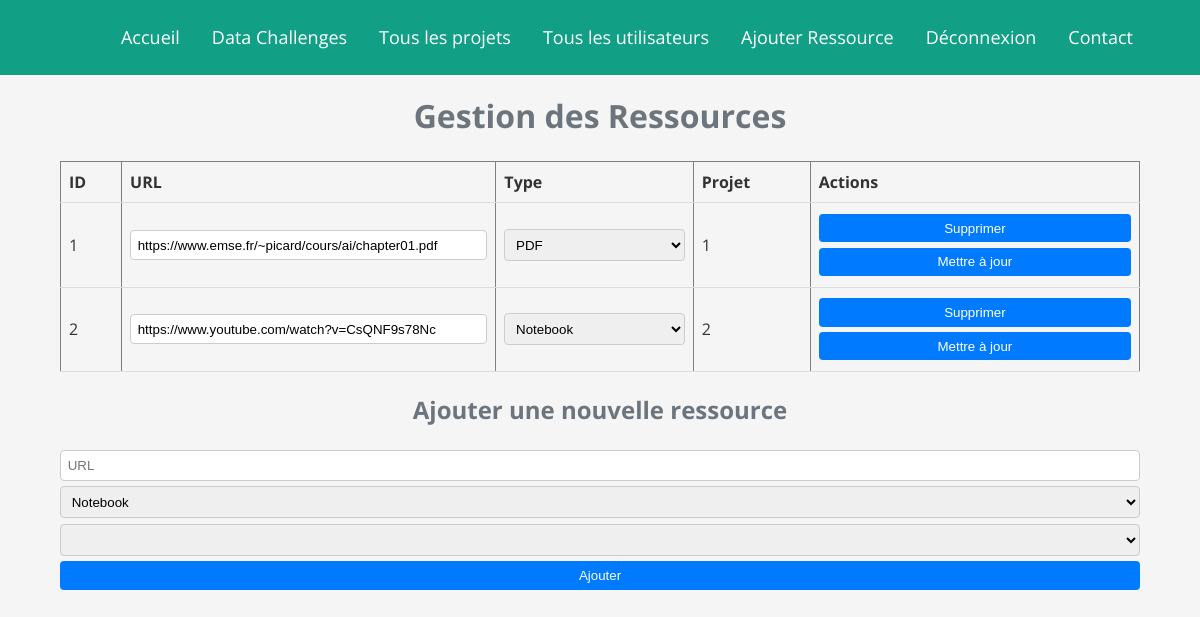
Screenshot of /php/modifRessource.php (signed in) with the database file from the repository.
### tables this page shows
CREATE TABLE Ressources (
    ID INT AUTO_INCREMENT PRIMARY KEY,
    URL VARCHAR(255),
    Type ENUM('Notebook', 'PDF', 'HTML', 'Video', 'etc'),
    ID_Projet INT,
    FOREIGN KEY (ID_Projet) REFERENCES Projets(ID)
);

### src/controllers/admin_controller.php (called while the page is built, shortened)
<?php
require_once __DIR__ . '/../classes/Database.php';
class AdminController extends GestionnaireController{
    public function __construct() {
        $db = new Database();
        $this->conn = $db->connect();
    }
    public function getAllResources() {
        $sql = "SELECT * FROM Ressources";
        $result = $this->conn->query($sql);
        $ressources = [];
        while ($row = $result->fetch_assoc()) {
            $ressources[] = new Ressource($row['ID'], $row['URL'], $row['Type'], '', '');
        }
        return $ressources;
    }
}
?>

### src/classes/Database.php (called while the page is built, shortened)
<?php
class Database {
    private $host = "localhost";
    private $db_name = "datachallenge_db";
    private $username = "cyfafix";
    private $password = "Xx&Yd9@7deEhee";
    private $conn;
    public function connect() {
        $this->conn = null;
        try {
            $this->conn = new mysqli($this->host, $this->username, $this->password, $this->db_name);
        } catch(Exception $e) {
            echo 'Connection Error: ' . $e->getMessage();
            exit(1);
        }
        return $this->conn;
    }
    public function query($sql) {
        $result = $this->conn->query($sql);
        return $result;
    }
}
?>

### src/classes/Ressource.php (called while the page is built, shortened)
<?php
class Ressource {
    private $id;
    private $url;
    private $format;
    public function __construct($id, $url, $format, $titre, $description) {
        $this->id = $id;
        $this->url = $url;
        $this->format = $format;
    }
    public function getId() {
        return $this->id;
    }
    public function getUrl() {
        return $this->url;
    }
    public function getFormat() {
        return $this->format;
    }
}
?>

### public/php/modifRessource.php (the view, shortened to what this page needs)
<?php
require_once __DIR__ . '/../../src/controllers/admin_controller.php';
require_once __DIR__ . '/../../src/classes/Database.php';
require_once __DIR__ . '/../../src/classes/Ressource.php';
function getProjectIdForRessource($ressourceId) {
    $db = new Database();
    $db->connect();
    $sql = "SELECT ID_Projet FROM Ressources WHERE ID = $ressourceId";
    $result = $db->query($sql);
    if ($result->num_rows > 0) {
        $row = $result->fetch_assoc();
        return $row['ID_Projet'];
    } else {
        return null;
    }
}
$adminController = new AdminController();
$ressources = $adminController->getAllResources();
?>
<!DOCTYPE html>
<html>
<head>
    <link href="/public/css/modifRessource.css" rel="stylesheet">
    <link href="/public/css/header.css" rel="stylesheet">
</head>
<body>
<header class="custom-header">
        <?php include('./header.php'); ?>
</header>
<main>
<h1>Gestion des Ressources</h1>
<table border="1">
    <tr>
        <th>ID</th>
        <th>URL</th>
        <th>Type</th>
        <th>Projet</th>
        <th>Actions</th>
    </tr>
    <?php foreach ($ressources as $ressource) : ?>
        <form method="POST">
        <tr>
            <td><?= $ressource->getId(); ?></td>
            <td><input type="text" name="url" value="<?= $ressource->getUrl(); ?>"></td>
            <td>
                <select name="type">
                    <option value="Notebook" <?= $ressource->getFormat() == 'Notebook' ? 'selected' : '' ?>>Notebook</option>
                    <option value="PDF" <?= $ressource->getFormat() == 'PDF' ? 'selected' : '' ?>>PDF</option>
                </select>
            </td>
            <td>
                <?= getProjectIdForRessource($ressource->getId()); ?>
            </td>
            <td>
                <button type="submit" name="delete" value="<?= $ressource->getId(); ?>">Supprimer</button>
                <button type="submit" name="update" value="<?= $ressource->getId(); ?>">Mettre à jour</button>
            </td>
        </tr>
        </form>
    <?php endforeach; ?>
</table>
<h2>Ajouter une nouvelle ressource</h2>
<form method="POST">
    <input type="text" name="url" placeholder="URL">
    <select name="type">
        <option value="Notebook">Notebook</option>
    </select>
    <select name="projetId">
    </select>
    <button type="submit" name="create">Ajouter</button>
</form>
</main>
</body>
</html>

### public/css/modifRessource.css (style rules this page uses)
body { background-color: #f8f9fa; color: #333; margin: 0; padding: 0; }
body { font-family: 'Open Sans', sans-serif; font-size: 16px; line-height: 1.5; color: #333; background-color: #f5f5f5; margin: 0; padding: 0; overflow-x: hidden; }
h1, h2 { text-align: center; color: #6c757d; }
table { width: 90%; margin: 1em auto; border-collapse: collapse; }
th, td { padding: 0.5em; text-align: left; border-bottom: 1px solid #ddd; }
input[type=text], select, button { width: 100%; padding: 0.5em; margin: 0.2em 0; display: inline-block; border: 1px solid #ccc; border-radius: 4px; box-sizing: border-box; }
button { color: white; background-color: #007bff; cursor: pointer; border: none; }
form { width: 90%; margin: 1em auto; }
.custom-header { background-color: #333; color: #fff; padding: 10px 0; text-align: center; margin-bottom: 6%; width: 100%; }

### public/css/header.css (style rules this page uses)
.custom-header { grid-area: header; height: 100%; z-index: 2000; }

### rows the page displays
ressources: ID "1", url "https://www.emse.fr/~picard/cours/ai/chapter01.pdf", type "PDF"
ressources: ID "2", url "https://www.youtube.com/watch?v=CsQNF9s78Nc", type "Notebook"
